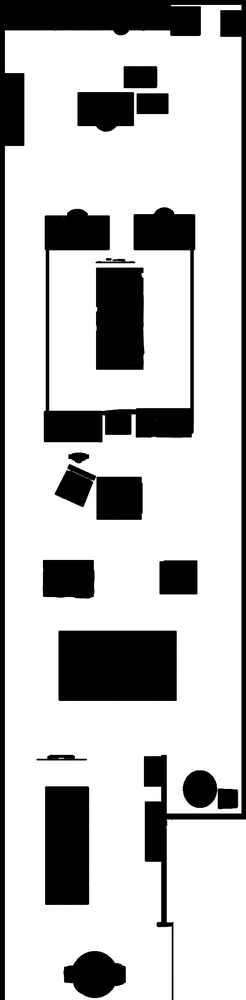
#> input picture FloorPlanGeneration/VNX_BW_Floorplan.PNG, 246 x 1000 px, shrunk from 1140 x 4638 before the run
$ python update_locations.py
#> lines starting #> are read from the running program, lines starting #| are printed output that depends on the picture; after the words box and inside, x2 and y2 are one past the last pixel; in counts of white or black regions, pixels touching at a corner belong together
#!/usr/bin/env python3

import numpy as np
from PIL import Image
import json

image = Image.open('VNX_BW_Floorplan.PNG')
#> image is the input picture: PIL image 246x1000 RGBA; mean R, G, B, A 176.2, 176.5, 176.6, 240.7
map_array = np.array(image.convert('L'))
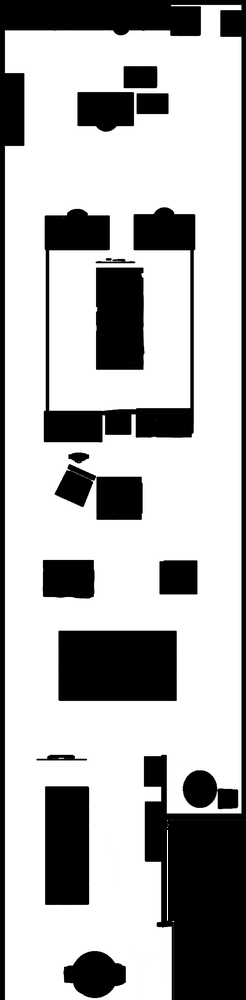
#> map_array: shape (1000, 246); min 0, max 255, mean 176.5

map_binary = (map_array > 128).astype(np.uint8)
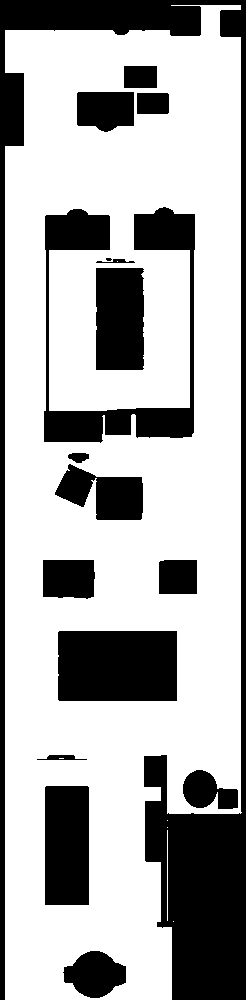
#> map_binary: shape (1000, 246); values 0 (black) and 1 (white), 69.1% white; 17 black regions (1 under 20 px), largest, box (x1, y1, x2, y2) and area: (0, 0, 246, 1000) 34117, (44, 207, 195, 443) 9994, (58, 631, 177, 701) 8324

resolution = 0.005

def find_nearest_valid(x_pixels, y_pixels, map_binary, search_radius=50):
    height, width = map_binary.shape

    for radius in range(1, search_radius):
        for dx in range(-radius, radius + 1):
            for dy in range(-radius, radius + 1):
                if abs(dx) == radius or abs(dy) == radius:
                    nx, ny = x_pixels + dx, y_pixels + dy
                    if 0 <= nx < width and 0 <= ny < height:
                        if map_binary[ny, nx] == 1:
                            window = map_binary[max(0, ny-5):min(height, ny+5),
                                              max(0, nx-5):min(width, nx+5)]
                            if np.mean(window) > 0.7:
                                return nx, ny
    return None

updated_locations = {
    "entrance": {
        "x": 2.85,
        "y": 1.0,
        "description": "Main entrance at top of building"
    },
    "conference_room": {
        "x": 2.85,
        "y": 11.5,
        "description": "Large conference room in center"
    },
    "desk_area_1": {
        "x": 1.5,
        "y": 4.0,
        "description": "Desk area on left side"
    },
    "desk_area_2": {
        "x": 4.2,
        "y": 4.0,
        "description": "Desk area on right side"
    },
    "meeting_room_1": {
        "x": 2.85,
        "y": 7.0,
        "description": "Small meeting room"
    },
    "meeting_room_2": {
        "x": 1.2,
        "y": 9.0,
        "description": "Meeting room on left"
    },
    "meeting_room_3": {
        "x": 4.5,
        "y": 9.0,
        "description": "Meeting room on right"
    },
    "kitchen": {
        "x": 2.85,
        "y": 15.0,
        "description": "Kitchen/break area"
    },
    "storage_area": {
        "x": 1.5,
        "y": 18.0,
        "description": "Storage room"
    },
    "workstation_1": {
        "x": 4.0,
        "y": 18.0,
        "description": "Individual workstation"
    },
    "elevator_area": {
        "x": 2.85,
        "y": 21.0,
        "description": "Elevator/stairs area"
    },
    "reception": {
        "x": 2.85,
        "y": 2.0,
        "description": "Reception desk area"
    }
}

validated_locations = {}
for name, loc in updated_locations.items():
    x_pixels = int(loc['x'] / resolution)
    y_pixels = int(loc['y'] / resolution)

    if 0 <= x_pixels < map_binary.shape[1] and 0 <= y_pixels < map_binary.shape[0]:
        if map_binary[y_pixels, x_pixels] == 1:
            validated_locations[name] = loc
            print(f"✓ {name}: ({loc['x']:.2f}, {loc['y']:.2f}) meters -> pixels ({x_pixels}, {y_pixels}) - VALID")
        else:
            result = find_nearest_valid(x_pixels, y_pixels, map_binary)
            if result:
                nx, ny = result
                new_x = nx * resolution
                new_y = ny * resolution
                validated_locations[name] = {
                    "x": new_x,
                    "y": new_y,
                    "description": loc['description']
                }
                print(f"⚠ {name}: Original ({loc['x']:.2f}, {loc['y']:.2f}) was occupied, moved to ({new_x:.2f}, {new_y:.2f})")
            else:
                print(f"✗ {name}: Could not find valid position near ({loc['x']:.2f}, {loc['y']:.2f})")
#> after the loop, validated_locations = 0 items

with open('office_locations.json', 'w') as f:
    json.dump(validated_locations, f, indent=2)

print(f"\nUpdated {len(validated_locations)} valid locations in office_locations.json")
#| Updated 0 valid locations in office_locations.json

$ run again, with FloorPlanGeneration/floor_plan_svg.png copied over FloorPlanGeneration/VNX_BW_Floorplan.PNG
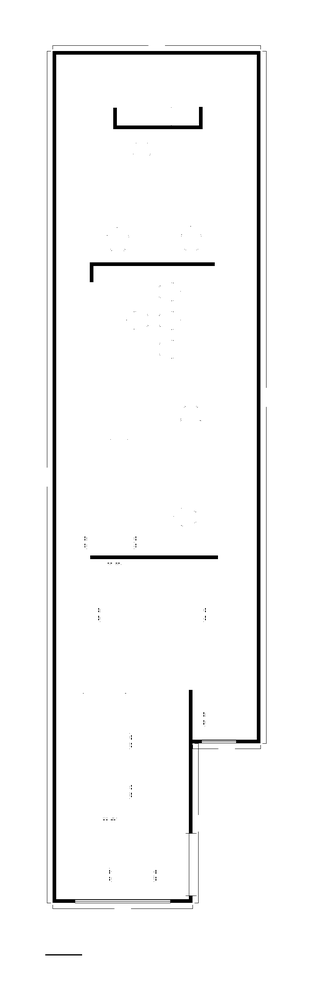
#> input picture FloorPlanGeneration/floor_plan_svg.png, 311 x 1000 px, shrunk from 769 x 2470 before the run
#> image is the input picture: PIL image 311x1000 RGB; min 0, max 255, mean 246.8
#> `map_binary = (map_array > 128).astype(np.uint8)`:
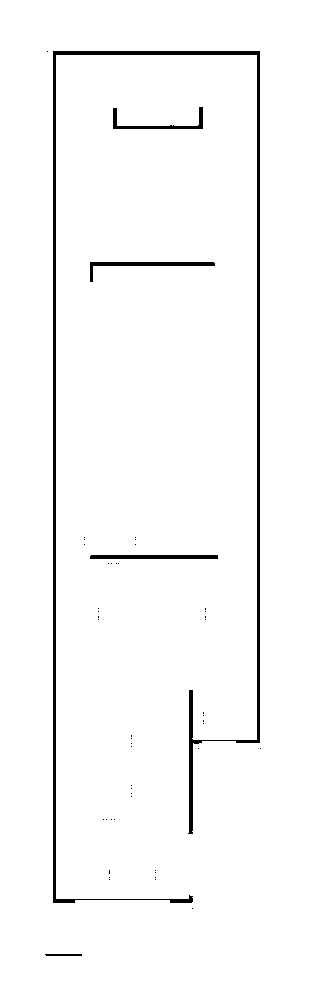
#> map_binary: shape (1000, 311); values 0 (black) and 1 (white), 97.4% white; 50 black regions (45 under 20 px), largest, box (x1, y1, x2, y2) and area: (53, 51, 260, 903) 6414, (90, 262, 215, 282) 547, (90, 555, 218, 559) 511, (113, 107, 203, 129) 422, (45, 954, 82, 956) 73
#> after the loop `for name, loc in updated_locations.items():`: validated_locations = 1 item
#| Updated 1 valid locations in office_locations.json
